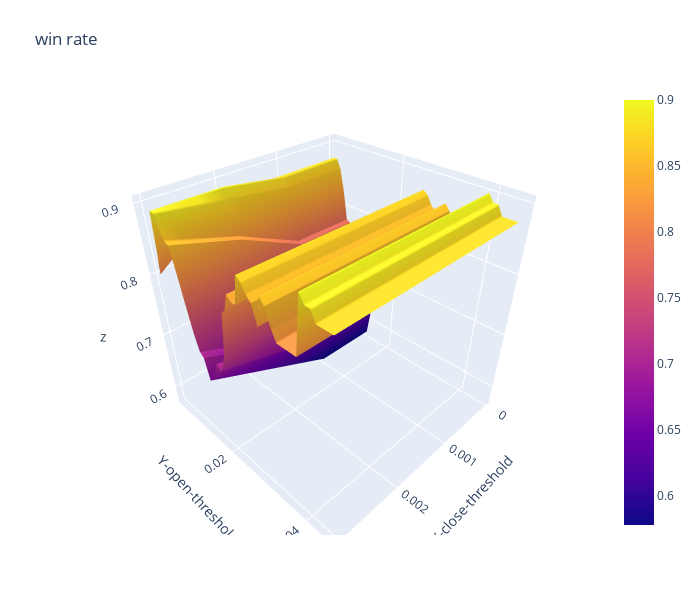

This figure's notebook cell:
### Code cell
import plotly.graph_objects as go

x_data = df_win_rate.columns.to_list() # close threshold

y_data = df_win_rate.index.to_list() # open threshold

z_data = df_win_rate.copy(deep=True) # win rate

fig = go.Figure(data=[go.Surface(z=z_data.values,x=x_data,y=y_data)])

fig.update_layout(title="win rate", # 标题
                  autosize=False,  # 尺度自动缩放
                  width=700,  # 长宽
                  height=600,
                  margin=dict(l=65,r=50,b=65,t=90),  # 4个位置的距离
                  scene=dict(xaxis_title='X-close-threshold',yaxis_title='Y-open-threshold')
                 )

fig.show()

### Figure 1 — Plotly figure (JSON) as saved in the notebook; plotly's stock layout.template omitted (floating-point values rounded to 4 significant figures; data arrays with more than 128 entries replaced by an {"elided": "..."} marker saying what was removed)
{"data": [{"type": "surface", "x": [0, 0.001, 0.002, 0.003], "y": [0.0031, 0.0032, 0.0035, 0.004, 0.005, 0.006, 0.007, 0.008, 0.009, 0.01, 0.011, 0.012, 0.013, 0.014, 0.015, 0.016, 0.017, 0.018, 0.019, 0.02, 0.021, 0.022, 0.023, 0.024, 0.025, 0.026, 0.027, 0.028, 0.029, 0.03, 0.031, 0.032, 0.033, 0.034, 0.035, 0.036, 0.037, 0.038, 0.039, 0.04, 0.041, 0.042, 0.043, 0.044, 0.045], "z": {"elided": "45x4 float values"}}], "layout": {"autosize": false, "height": 600, "margin": {"b": 65, "l": 65, "r": 50, "t": 90}, "scene": {"xaxis": {"title": {"text": "X-close-threshold"}}, "yaxis": {"title": {"text": "Y-open-threshold"}}}, "title": {"text": "win rate"}, "width": 700}}
